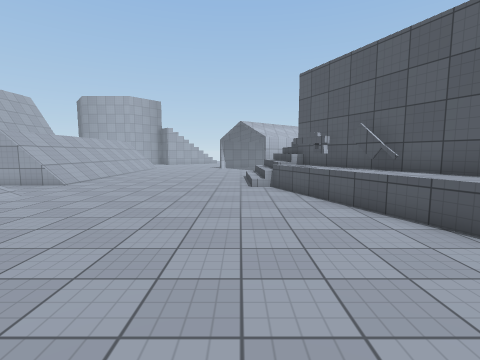
[1] (above)

19 first-person views from a walk through a Unity game level. The camera is 1.5 m above the floor, tilts 6° down and sees 85° across. The floor is counted in squares, 1 m on a side. Each view is taken from the middle of a square. On the plan, view 1 faces up. The plan holds only what a view shows up to about 14 squares ahead; the rest is blank. The place goes on beyond the plan. The player character is not drawn. Surface patterns are stand-ins for the level's own textures.

[2]
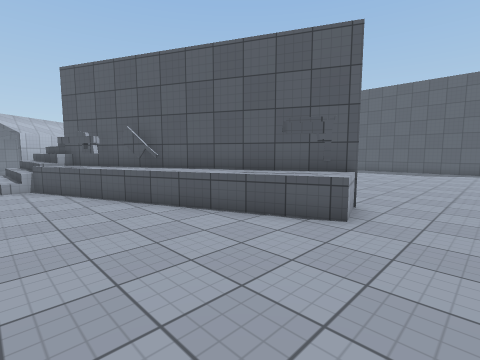

[3]
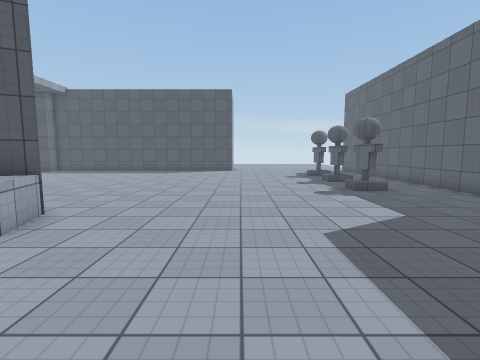

[4]
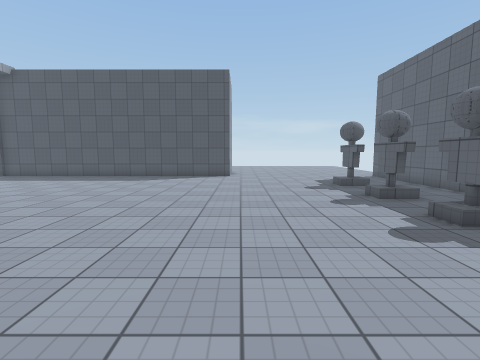

[5]
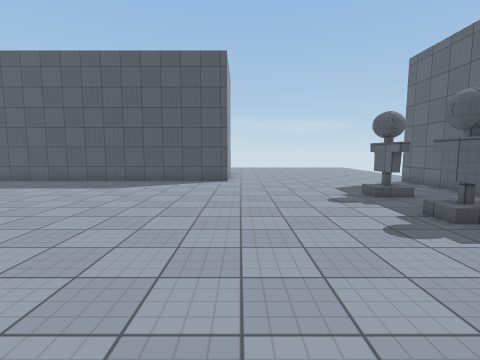

[6]
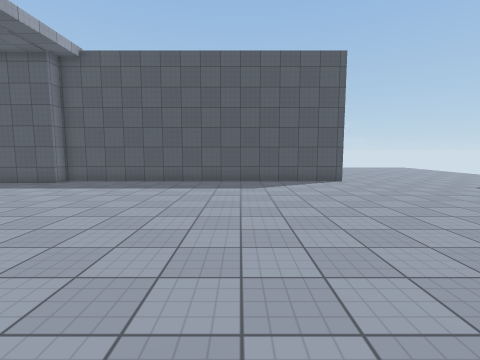

[7]
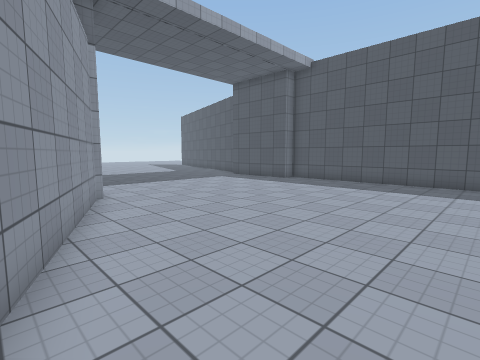

[8]
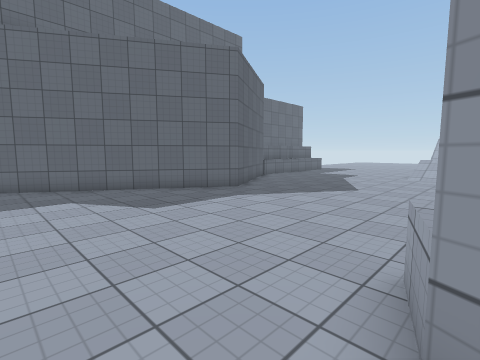

[9]
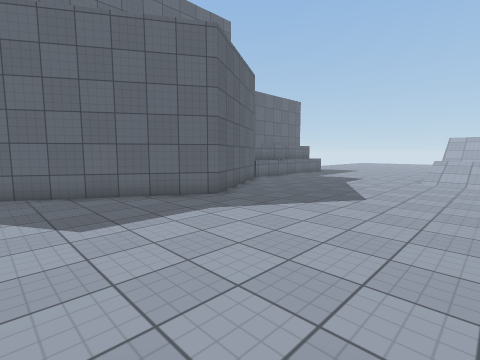

[10]
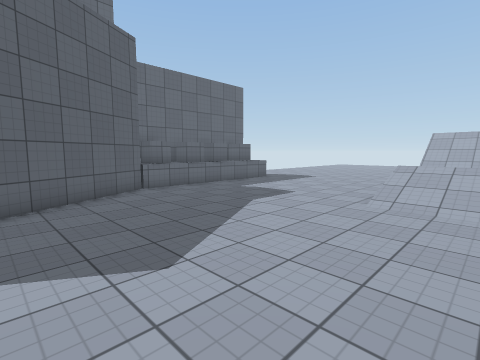

[11]
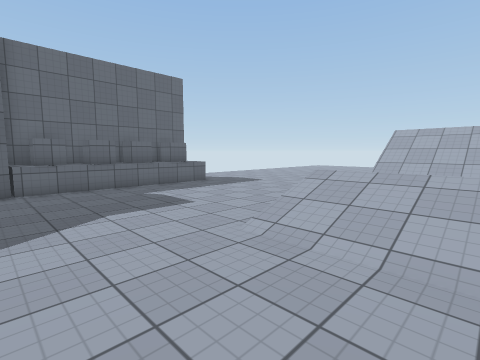

[12]
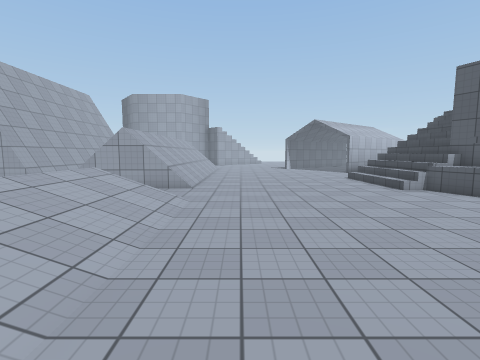

[13]
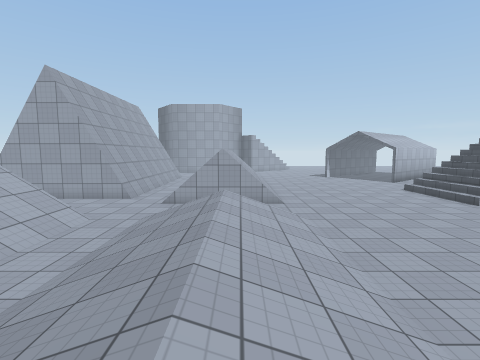

[14]
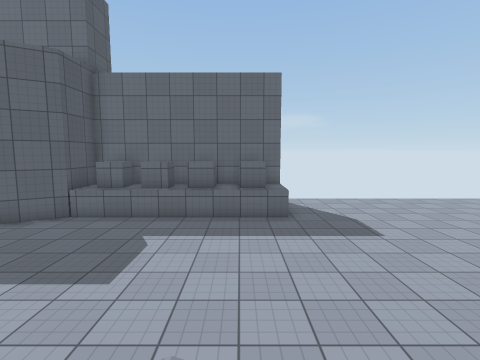

[15]
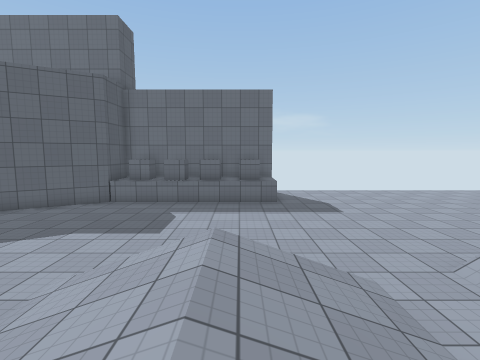

[16]
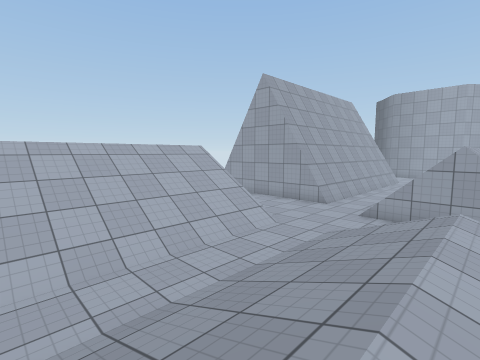

[17]
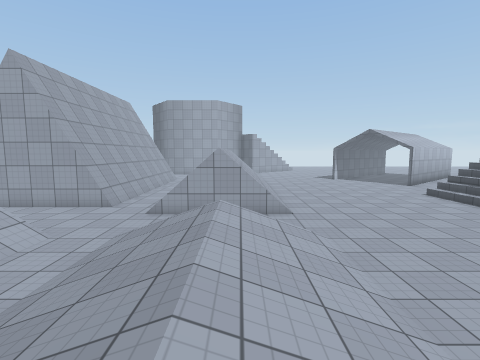

[18]
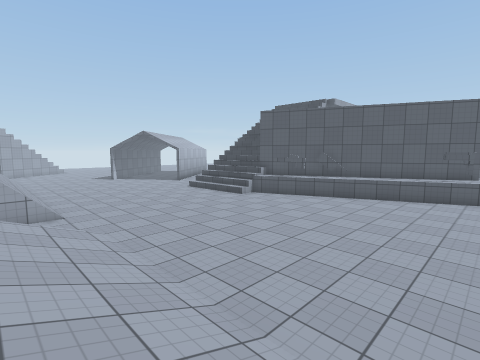

[19]
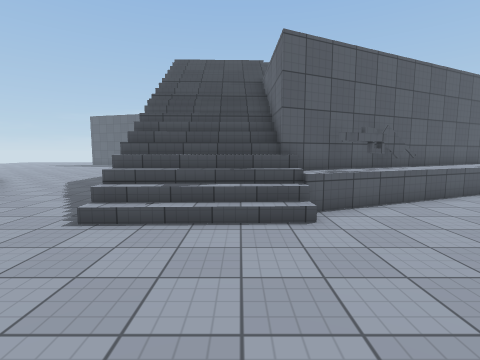

### Floor plan
Key: @ floor where view 1 was taken; # wall or solid block; . main floor; : floor 1 m higher than the main floor; + floor 5 m higher than the main floor; * floor 6.75 m higher than the main floor; / step, stairs or slope; = window, fence, low wall or low ledge; ^ raised ledge; v drop or lower ground; O other object.
Columns run from 20 left of view 1 to 23 right of it. Each row starts with its distance up from view 1.
 16    ##..    //......../////////   ...
 15    ##..  ////......../////////   ....     #
 14    ##..  ////......../////////   .....   .#
 13 #####..  ////......../////////  ....... ..#
 12  ......=vvv=/........// vvv     ..........##
 11   ......  ...........=:#       *...........#
 10    .....   ...........##       #...........#
  9 vvvv/..//vv//.........=#v     +............#
  8 /////..//////..........^v     #............#
  7 /////..//////..........^O=   +.............#
  6 /////..//////...........^^   +.............#
  5 /////..//////...........^^+   .............#
  4 /////..//////............^^   .............#
  3 /////..//////............^v+ ..............#
  2  ////..//////............=O^...............#
  1 /////  //////.............=................#
  0 ///// .//////.......@......................#
 -1 /////..//////..............................#
 -2 /////......................................#
 -3    .........................................
 -4   ..........................................
 -5  ...........................................
 -6 ............................................
 -7 ...................####.....................
 -8 ..................##  ###......OO.OOOOOO....
 -9 ................###     ###............   ..
-10 .......^^#^##^#^          ##............. ..
-11 .......^^^^^#^#^           ## .............
-12 .......#^^^^^^^^              #############

Positions as (right, up) in squares from view 1, and headings:
1: (0, 0), facing up
2: (0, -1), facing up-right
3: (1, -3), facing right
4: (6, -3), facing right
5: (9, -3), facing right
6: (9, 3), facing right
7: (9, 3), facing up-right
8: (9, 2), facing down-left
9: (7, 1), facing down-left
10: (0, 1), facing down-left
11: (-4, 2), facing down-left
12: (-6, 1), facing up
13: (-10, 0), facing up
14: (-11, 0), facing down
15: (-11, 3), facing down
16: (-10, 2), facing up-left
17: (-10, 2), facing up
18: (-10, 1), facing up-right
19: (-5, 13), facing right
